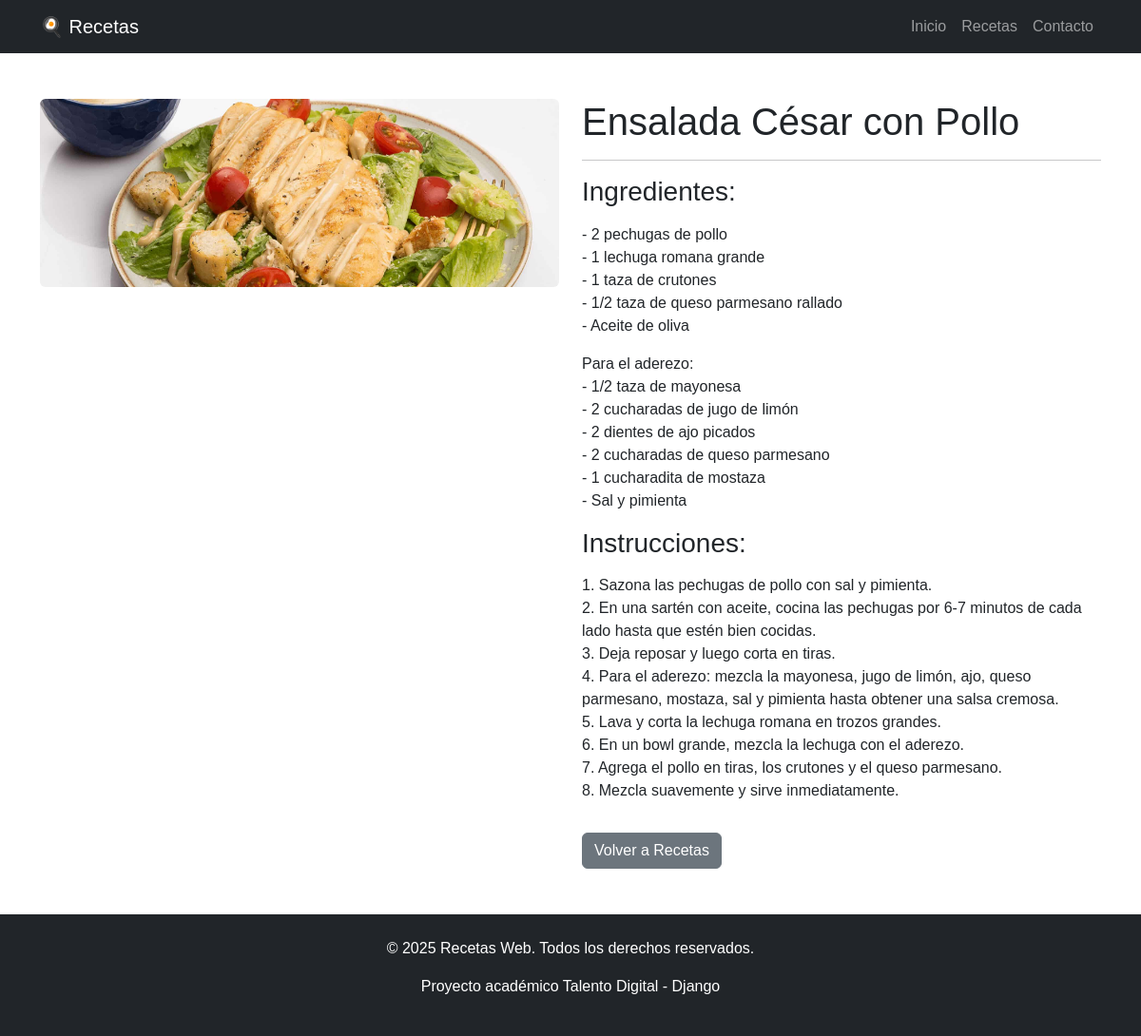
The page /receta/4/ on the database its author committed.
### recetas/models.py (models this page shows)
class Receta(models.Model):
    nombre = models.CharField(max_length=200)
    ingredientes = models.TextField()
    instrucciones = models.TextField()
    imagen = models.ImageField(upload_to='recetas/')
    fecha_creacion = models.DateTimeField(auto_now_add=True)

### recetas/views.py (the view)
# urls.py: path('receta/<int:id>/', views.detalle_receta, name='detalle_receta'),
def detalle_receta(request, id):
    receta = get_object_or_404(Receta, id=id)
    return render(request, 'recetas/detalle_receta.html', {'receta': receta})

### recetas/templates/recetas/detalle_receta.html (shortened to what this page needs)
{% extends 'recetas/base.html' %}
{% block content %}
<div class="container my-5">
    {% if receta %}
    <div class="row">
        <div class="col-md-6">
            {% if receta.imagen %}
            <img src="{{ receta.imagen.url }}" class="img-fluid rounded" alt="{{ receta.nombre }}">
            {% endif %}
        </div>
        <div class="col-md-6">
            <h1>{{ receta.nombre }}</h1>
            <hr>
            <h3>Ingredientes:</h3>
            <p>{{ receta.ingredientes|linebreaks }}</p>
            <h3>Instrucciones:</h3>
            <p>{{ receta.instrucciones|linebreaks }}</p>
            <a href="{% url 'lista_recetas' %}" class="btn btn-secondary mt-3">Volver a Recetas</a>
        </div>
    </div>
    {% else %}
    <div class="alert alert-warning">Receta no encontrada.</div>
    {% endif %}
</div>
{% endblock %}

### static/css/estilos.css (style rules this page uses)
body { font-family: 'Arial', sans-serif; }

### rows shown on the page
Receta: imagen (picture), nombre "Ensalada César con Pollo", ingredientes "- 2 pechugas de pollo - 1 lechuga romana grande - 1 taza de crutones - 1/2 taza de queso parmesano rallado - Aceite de oliva Para el aderezo: - 1/2 taza de mayonesa - 2 cucharadas de jugo de limón - 2 dientes de ajo picados - 2 cucharadas de queso parmesano - 1 cucharadita de mostaza - Sal y pimienta", instrucciones "1. Sazona las pechugas de pollo con sal y pimienta. 2. En una sartén con aceite, cocina las pechugas por 6-7 minutos de cada lado hasta que estén bien cocidas. 3. Deja reposar y luego corta en tiras. 4. Para el aderezo: mezcla la mayonesa, jugo de limón, ajo, queso parmesano, mostaza, sal y pimienta hasta obtener una salsa cremosa. 5. Lava y corta la lechuga romana en trozos grandes. 6. En un bowl grande, mezcla la lechuga con el aderezo. 7. Agrega el pollo en tiras, los crutones y el queso parmesano. 8. Mezcla suavemente y sirve inmediatamente."
